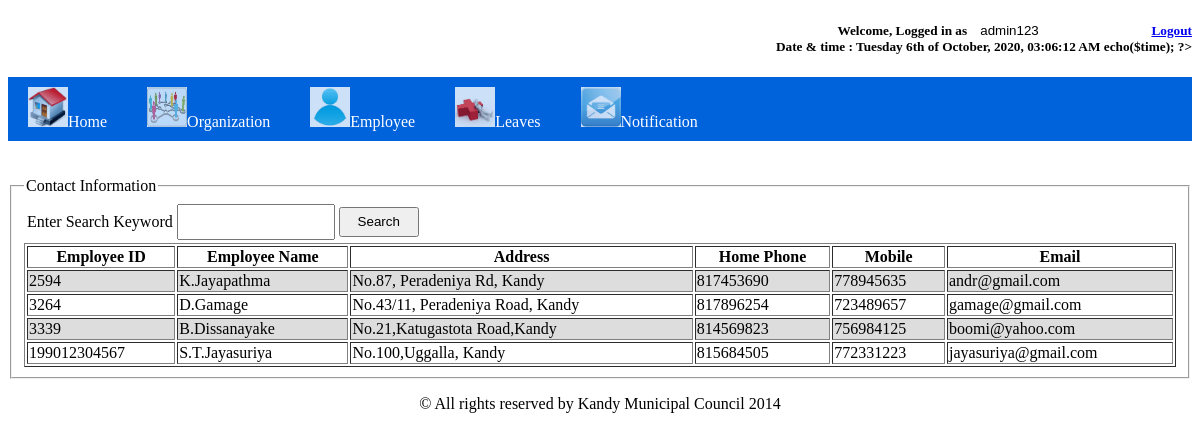
The page /user/vi_emp_contact.php (signed in) on the database its author committed.
### tables this page shows
CREATE TABLE `tbl_employee` (
  `emp_id` bigint(12) NOT NULL,
  `emp_name` varchar(100) NOT NULL,
  `emp_initials` varchar(200) NOT NULL,
  `emp_gender` tinyint(4) NOT NULL,
  `emp_dob` date NOT NULL,
  `emp_nic` varchar(11) NOT NULL,
  `emp_marit_status` tinyint(4) NOT NULL,
  `dep_id` varchar(11) NOT NULL,
  `emp_inc_date` date NOT NULL,
  `job_id` varchar(50) NOT NULL,
  `emp_appoint_status` varchar(20) NOT NULL,
  `emp_appoint_date` date NOT NULL,
  `job_grade` varchar(10) NOT NULL,
  `emp_status` varchar(12) NOT NULL,
  `emp_address` varchar(150) NOT NULL,
  `emp_home_phone` int(12) DEFAULT NULL,
  `emp_mobile` int(12) NOT NULL,
  `emp_email` varchar(50) DEFAULT NULL,
  `emp_title` varchar(5) NOT NULL,
  `emp_trans_app1` int(11) DEFAULT NULL,
  `emp_trans_app2` int(11) DEFAULT NULL,
  `emp_trans_app3` int(11) DEFAULT NULL,
  PRIMARY KEY (`emp_id`),
  UNIQUE KEY `emp_nic` (`emp_nic`),
  KEY `job_id` (`job_id`),
  KEY `dep_id` (`dep_id`),
  KEY `dep_id_2` (`dep_id`),
  KEY `job_id_2` (`job_id`),
  KEY `dep_id_3` (`dep_id`)
);

### user/vi_emp_contact.php (the view, shortened to what this page needs)
<!DOCTYPE html PUBLIC "-//W3C//DTD XHTML 1.0 Transitional//EN" "http://www.w3.org/TR/xhtml1/DTD/xhtml1-transitional.dtd">
<html xmlns="http://www.w3.org/1999/xhtml">
<head>
    <link rel="stylesheet" type="text/css" href="../css/menu.css"/>
</head>
<body background="../images/icons/header.jpg ">
    <?php
    require_once 'menu.php';
    ?>
<fieldset style="" >
    <legend>Contact Information</legend>
    <table>
        <form method="post" action="vi_emp_contact.php">
    <tr>
        <td colspan="8"><label>Enter Search Keyword</label>
            <input type="text" id="txtemp_search" name="txtemp_search" style="width: 150px; height: 30px"/>
        <input type="submit" value="Search" name="btnsearch" style="width: 80px; height: 30px"/></td>
    </tr>
    </form>
</table>
    <?php
    $dbobj = new dbConnection();
    $con = $dbobj->getCon();
    $search=@$_POST["txtemp_search"];
    $sql="SELECT * FROM tbl_employee where emp_initials like '%$search%' OR emp_name like '%$search%' OR emp_id like '%$search%' OR emp_nic like '%$search%' ";
    $result=mysqli_query($con,$sql);
    echo "<table border='1' id='result_table' width='100%' contenteditable='false'>
<tr>
	<th><label>Employee ID</label></th>
        <th><label>Employee Name</label></th>
	<th><label>Address</label></th>
	<th><label>Home Phone</label></th>
	<th><label>Mobile</label></th>
	<th><label>Email<label/></td>
</tr>";
    while($row = mysqli_fetch_array($result)) {
        echo "<tr>";
        echo "<td>" . $row['emp_id']. "</td>";
        echo "<td>" . $row['emp_name']. "</td>";
        echo "<td>" . $row['emp_address'] . "</td>";
        echo "<td>" . $row['emp_home_phone'] . "</td>";
        echo "<td>" . $row['emp_mobile'] . "</td>";
        echo "<td>" . $row['emp_email'] . "</td>";
        echo "</tr>";
    }
    echo "</table>";
    ?>
</fieldset>
<footer>
  <p align="center">&copy; All rights reserved by Kandy Municipal Council 2014</p>
</footer>
</body>
</html>

### css/menu.css (style rules this page uses)
html { background: url(images/agriculture-waste-water-adobestock_86772407.jpeg) no-repeat center center fixed; -webkit-background-size: cover; -moz-background-size: cover; -o-background-size: cover; background-size: cover; }

### user/vi_emp_contact.php (style rules this page uses)
tr:nth-child(even) { background: #DDD }
tr:nth-child(odd) { background: #FFF }

### rows shown on the page
tbl_employee: emp_id "2594", emp_name "K.Jayapathma", emp_address "No.87, Peradeniya Rd, Kandy", emp_home_phone "817453690", emp_mobile "778945635", emp_email "andr@gmail.com"
tbl_employee: emp_id "3264", emp_name "D.Gamage", emp_address "No.43/11, Peradeniya Road, Kandy", emp_home_phone "817896254", emp_mobile "723489657", emp_email "gamage@gmail.com"
tbl_employee: emp_id "3339", emp_name "B.Dissanayake", emp_address "No.21,Katugastota Road,Kandy", emp_home_phone "814569823", emp_mobile "756984125", emp_email "boomi@yahoo.com"
tbl_employee: emp_id "199012304567", emp_name "S.T.Jayasuriya", emp_address "No.100,Uggalla, Kandy", emp_home_phone "815684505", emp_mobile "772331223", emp_email "jayasuriya@gmail.com"
